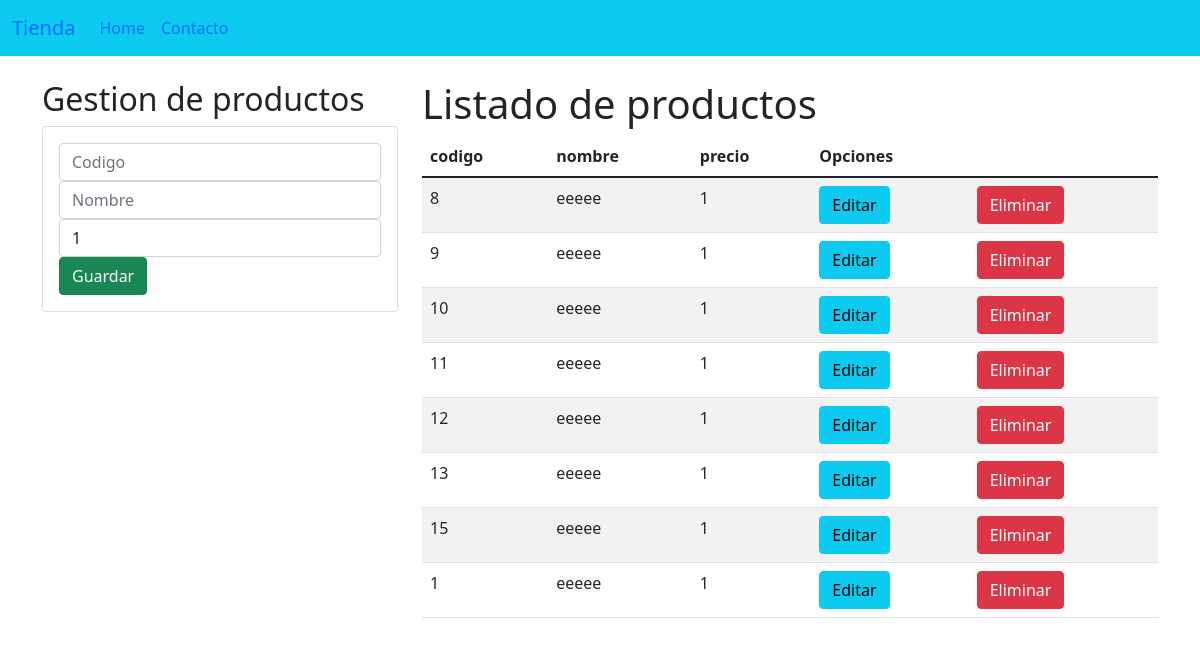
Page /crud/ on the earlier database version.
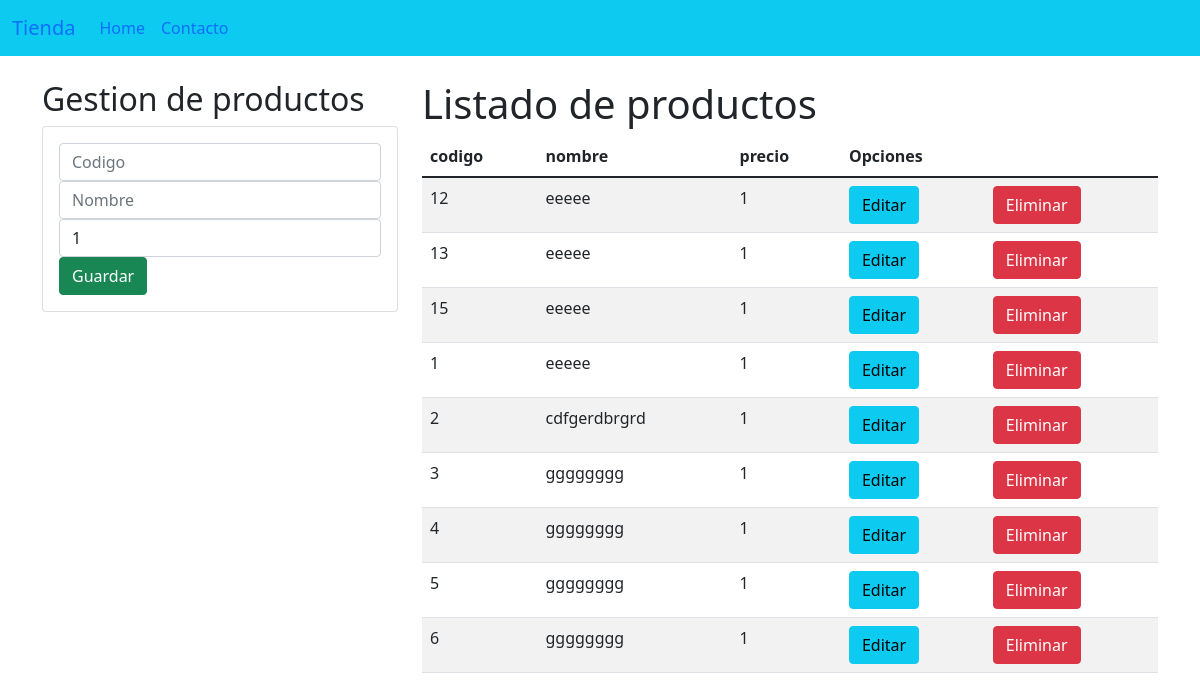
Same page on the later database version.
### crud/models.py (models this page shows, shortened)
class Producto(models.Model):
    codigo=models.CharField(primary_key=True, max_length=6)
    nombre=models.CharField(max_length=50)
    precio= models.PositiveSmallIntegerField()

### crud/views.py (the view)
# urls.py: path('', views.homeProductos),
def homeProductos(request):
    productosListados = Producto.objects.all()
    return render(request, "gestionProductos.html", {"productos": productosListados})

### crud/templates/gestionProductos.html (shortened to what this page needs)
{% extends "./base.html"%}
{% block body%}
<div class="row">
    <div class="col-sm-12 col-md-6 col-lg-4 col-xl-4">
        <h2>Gestion de productos</h2>
        <div class="card">
            <div class="card-body">
                <form action="registrarProducto/" method="POST">{% csrf_token %}
                    <div class="form-group">
                        <input type="text" id="=txtCodigo" name="txtCodigo" class="form-control" placeholder="Codigo" minlength="1" required >
                    </div>
                    <div class="form-group">
                        <input type="text" id="=txtNombre" name="txtNombre" class="form-control" placeholder="Nombre" minlength="5" required >
                    </div>
                    <div class="form-group">
                        <input type="text" id="=numPrecio" name="numPrecio" class="form-control"  min="1" max="10000" value="1" required >
                    </div>
                    <div class="form-group">
                        <button type="submit" class="btn btn-success btn-block text-white">Guardar</button>
                    </div>
                </form>
            </div>
        </div>
    </div>
    <div class="col-sm-12 col-md-6 col-lg-8 col-xl-8">
        <h1>Listado de productos</h1>
        <div class="table-responsive">
            <table class="table table-striped">
                <thead>
                    <tr>
                        <th>codigo</th>
                        <th>nombre</th>
                        <th>precio</th>
                        <th colspan ="2">Opciones</th>
                    </tr>
                </thead>
                <tbody>
                    {% for c in productos %}
                    <tr>
                        <td>{{c.codigo}}</td>
                        <td>{{c.nombre}}</td>
                        <td>{{c.precio}}</td>
                        <td><a href="edicionProducto/{{c.codigo}}" class="btn btn-info">Editar</a></td>
                        <td><a href="eliminarProducto/{{c.codigo}}" class="btn btn-danger">Eliminar</a></td>
                    </tr>
                    {% endfor%}
                </tbody>
            </table>
        </div>
    </div>
</div>
{% endblock%}

Differences in the rows shown:
removed Producto: codigo "8", nombre "eeeee", precio "1"
removed Producto: codigo "9", nombre "eeeee", precio "1"
removed Producto: codigo "10", nombre "eeeee", precio "1"
removed Producto: codigo "11", nombre "eeeee", precio "1"
added Producto: codigo "2", nombre "cdfgerdbrgrd", precio "1"
added Producto: codigo "3", nombre "gggggggg", precio "1"
added Producto: codigo "4", nombre "gggggggg", precio "1"
added Producto: codigo "5", nombre "gggggggg", precio "1"
added Producto: codigo "6", nombre "gggggggg", precio "1"
